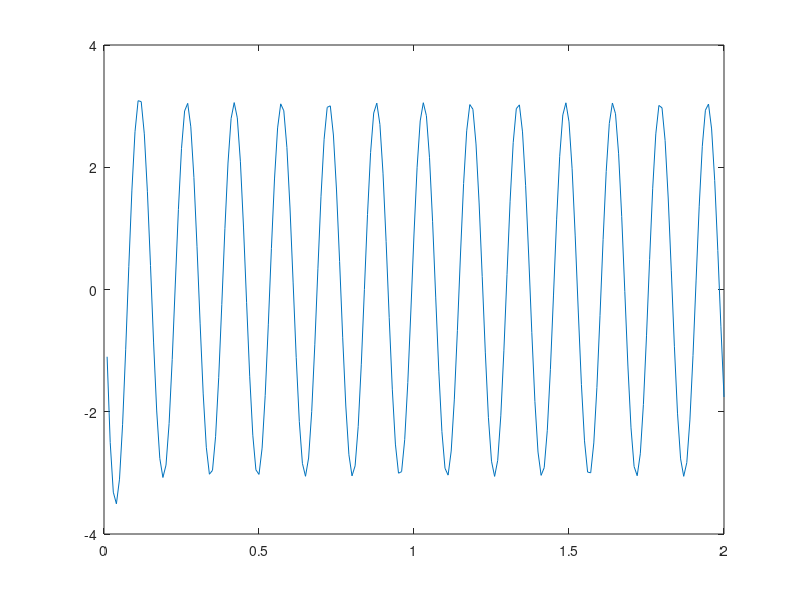
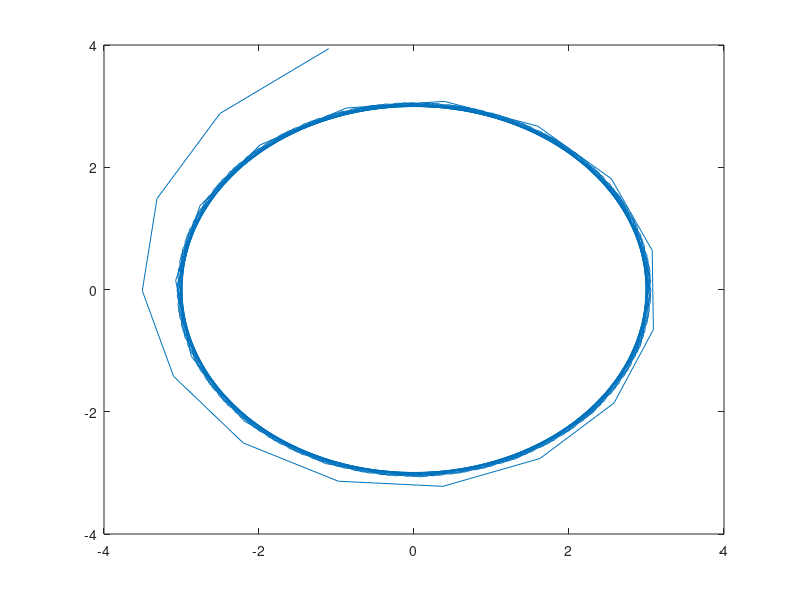

Recreate these plots in MATLAB, in order.
%Ext input = complex sinusoid



niter = 200;
dt = 0.01;
mu = 3;
alfa = -1;
beta = 5;
%omega of the oscillator = 1 + beta*r*r; r = 1, therefore omega = 1+beta
b = alfa + 1i*beta;
lam = 1;

A = 0;
omega = 5;

nomega = 2;
omegamin = 1;
omegamax = 40;
step = (omegamax - omegamin)/nomega;

zarr = zeros(niter, 1);
omeg_arr = zeros(nomega, 1);
amp_arr = zeros(nomega, 1);
omeg_arr = omegamin + step*[1:nomega];

for ii = 1:nomega,
    omega = omeg_arr(ii);
    z = 10 + 2*1i;
for j = 1:niter,
%    dz =dt*((lam+1i)*z + b*z*z*z' + A*exp(1i*omega*j*dt));
     dz = dt*(1i*omega*z + (1 - abs(z)*abs(z))*z);
    z = z + dz;
    zarr(j) = z;
end

[amp, ind] = max(real(zarr(niter/2:niter)));
amp_arr(ii) = amp;
figure(1)
t = [1:niter]*dt;
plot(t, real(zarr))


figure(2)
plot(zarr)

% figure(3)
%[respamp, freq] = dft(real(zarr), 1/dt);
% plot(2*pi*freq, respamp)
% omega_intr = beta + 1;
% str = ['Intrinsic freq = ', num2str(omega_intr),...
%     ';  extrin freq = ', num2str(omega)];
% title(str)
pause(0.1)

end

t = [1:niter]*dt;

% 
% figure(2)
% plot(omeg_arr, amp_arr);
% xlabel('Frequency of forcing function');
% ylabel('Response amplitude')

